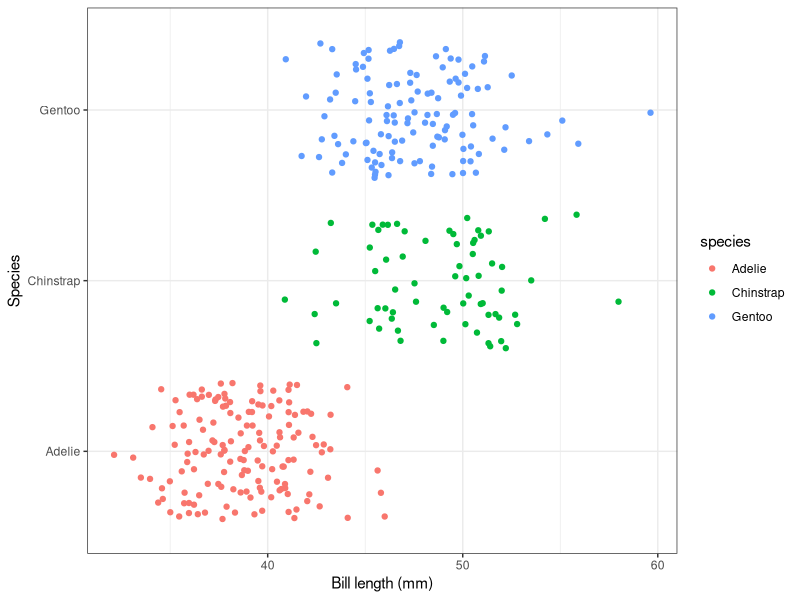

Write the R code that produced this figure.
library(tidyverse)
library(palmerpenguins)


ggplot(data = penguins, aes(x = bill_length_mm, y = species, color = species)) +
  labs(x = "Bill length (mm)", y = "Species") +
  geom_jitter() + 
  theme_bw()
